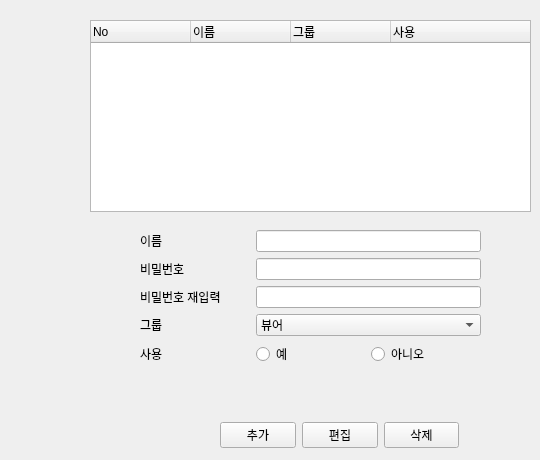
      <widget class="QWidget" name="system_user">
       <attribute name="title">
        <string>사용자</string>
       </attribute>
       <widget class="QTreeWidget" name="user_tree">
        <property name="geometry">
         <rect>
          <x>90</x>
          <y>20</y>
          <width>441</width>
          <height>192</height>
         </rect>
        </property>
        <column>
         <property name="text">
          <string>No</string>
         </property>
        </column>
        <column>
         <property name="text">
          <string>이름</string>
         </property>
        </column>
        <column>
         <property name="text">
          <string>그룹</string>
         </property>
        </column>
        <column>
         <property name="text">
          <string>사용</string>
         </property>
        </column>
       </widget>
       <widget class="QWidget" name="horizontalLayoutWidget_6">
        <property name="geometry">
         <rect>
          <x>220</x>
          <y>420</y>
          <width>239</width>
          <height>31</height>
         </rect>
        </property>
        <layout class="QHBoxLayout" name="horizontalLayout_6">
         <item>
          <widget class="QPushButton" name="btn_system_user_add">
           <property name="text">
            <string>추가</string>
           </property>
          </widget>
         </item>
         <item>
          <widget class="QPushButton" name="btn_system_user_modify">
           <property name="text">
            <string>편집</string>
           </property>
          </widget>
         </item>
         <item>
          <widget class="QPushButton" name="btn_system_user_delete">
           <property name="text">
            <string>삭제</string>
           </property>
          </widget>
         </item>
        </layout>
       </widget>
       <widget class="QWidget" name="system_user_info_widget" native="true">
        <property name="geometry">
         <rect>
          <x>90</x>
          <y>230</y>
          <width>441</width>
          <height>151</height>
         </rect>
        </property>
        <widget class="QWidget" name="gridLayoutWidget_20">
         <property name="geometry">
          <rect>
           <x>50</x>
           <y>0</y>
           <width>341</width>
           <height>141</height>
          </rect>
         </property>
         <layout class="QGridLayout" name="grid_system_user_info">
          <item row="2" column="0">
           <widget class="QLabel" name="label_password2">
            <property name="text">
             <string>비밀번호 재입력</string>
            </property>
           </widget>
          </item>
          <item row="4" column="1">
           <widget class="QRadioButton" name="system_user_yes">
            <property name="text">
             <string>예</string>
            </property>
            <attribute name="buttonGroup">
             <string notr="true">system_user_enabled_btngrp</string>
            </attribute>
           </widget>
          </item>
          <item row="3" column="0">
           <widget class="QLabel" name="label_user_group">
            <property name="text">
             <string>그룹</string>
            </property>
           </widget>
          </item>
          <item row="1" column="0">
           <widget class="QLabel" name="label_password">
            <property name="text">
             <string>비밀번호</string>
            </property>
           </widget>
          </item>
          <item row="4" column="0">
           <widget class="QLabel" name="label_user_enabled">
            <property name="text">
             <string>사용</string>
            </property>
           </widget>
          </item>
          <item row="4" column="2">
           <widget class="QRadioButton" name="system_user_no">
            <property name="text">
             <string>아니오</string>
            </property>
            <attribute name="buttonGroup">
             <string notr="true">system_user_enabled_btngrp</string>
            </attribute>
           </widget>
          </item>
          <item row="0" column="1" colspan="2">
           <widget class="QLineEdit" name="system_user_name"/>
          </item>
          <item row="3" column="1" colspan="2">
           <widget class="QComboBox" name="system_user_group">
            <item>
             <property name="text">
              <string>뷰어</string>
             </property>
            </item>
            <item>
             <property name="text">
              <string>조작자</string>
             </property>
            </item>
            <item>
             <property name="text">
              <string>관리자</string>
             </property>
            </item>
           </widget>
          </item>
          <item row="2" column="1" colspan="2">
           <widget class="QLineEdit" name="system_user_password2">
            <property name="text">
             <string/>
            </property>
            <property name="echoMode">
             <enum>QLineEdit::Password</enum>
            </property>
           </widget>
          </item>
          <item row="1" column="1" colspan="2">
           <widget class="QLineEdit" name="system_user_password">
            <property name="text">
             <string/>
            </property>
            <property name="echoMode">
             <enum>QLineEdit::Password</enum>
            </property>
           </widget>
          </item>
          <item row="0" column="0">
           <widget class="QLabel" name="label_username">
            <property name="text">
             <string>이름</string>
            </property>
           </widget>
          </item>
         </layout>
        </widget>
       </widget>
      </widget>
